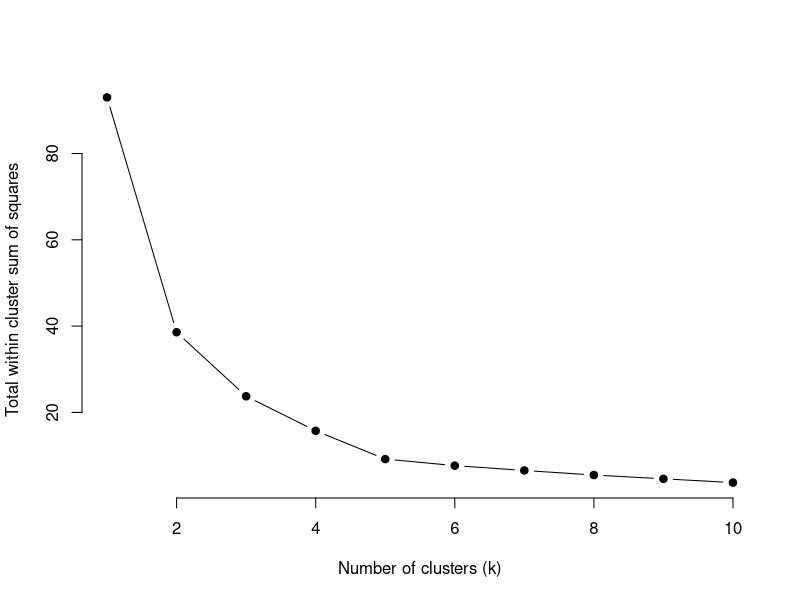

Write R code to recreate this figure. (Note: this script raises an error after producing the figure.)
# library(ggplot2)

data(mtcars)
head(mtcars)

data_subset <- mtcars[, c("mpg", "hp", "wt")]
scaled_data <- scale(data_subset)

# Elbow Method to find k
set.seed(123)
wss <- sapply(1:10, function(k){
  kmeans(scaled_data, centers = k, nstart = 25)$tot.withinss
})

plot(1:10, wss,
     type = "b",
     pch = 19,
     frame = FALSE,
     xlab = "Number of clusters (k)",
     ylab = "Total within cluster sum of squares")

# Running final K-means
set.seed(123)
kmeans_model <- kmeans(scaled_data, centers = 3, nstart = 25)

mtcars$cluster <- as.factor(kmeans_model$cluster)

# Visualization
ggplot(mtcars, aes(x = mpg, y = hp, color = cluster)) +
  geom_point(size = 3) +
  labs(title = "K-means Clustering on mtcars Dataset",
       x = "Miles Per Gallon",
       y = "Horsepower") +
  theme_minimal()
